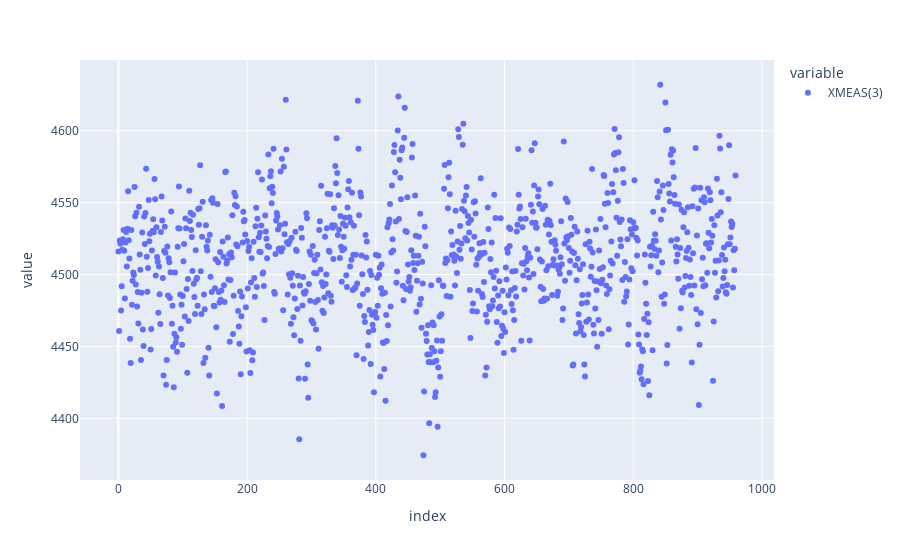

Notebook cell for this chart:
### Code cell
# Dataset from Chiang
px.scatter(df_test_chiang['XMEAS(3)'])

### Figure 1 — Plotly figure (JSON) as saved in the notebook; plotly's stock layout.template omitted (floating-point values rounded to 4 significant figures; data arrays with more than 128 entries replaced by an {"elided": "..."} marker saying what was removed)
{"data": [{"hovertemplate": "variable=XMEAS(3)<br>index=%{x}<br>value=%{y}<extra></extra>", "legendgroup": "XMEAS(3)", "marker": {"color": "#636efa", "symbol": "circle"}, "mode": "markers", "name": "XMEAS(3)", "orientation": "v", "showlegend": true, "type": "scatter", "x": {"elided": "960 int values"}, "xaxis": "x", "y": {"elided": "960 float values"}, "yaxis": "y"}], "layout": {"legend": {"title": {"text": "variable"}, "tracegroupgap": 0}, "margin": {"t": 60}, "xaxis": {"anchor": "y", "domain": [0, 1], "title": {"text": "index"}}, "yaxis": {"anchor": "x", "domain": [0, 1], "title": {"text": "value"}}}}
